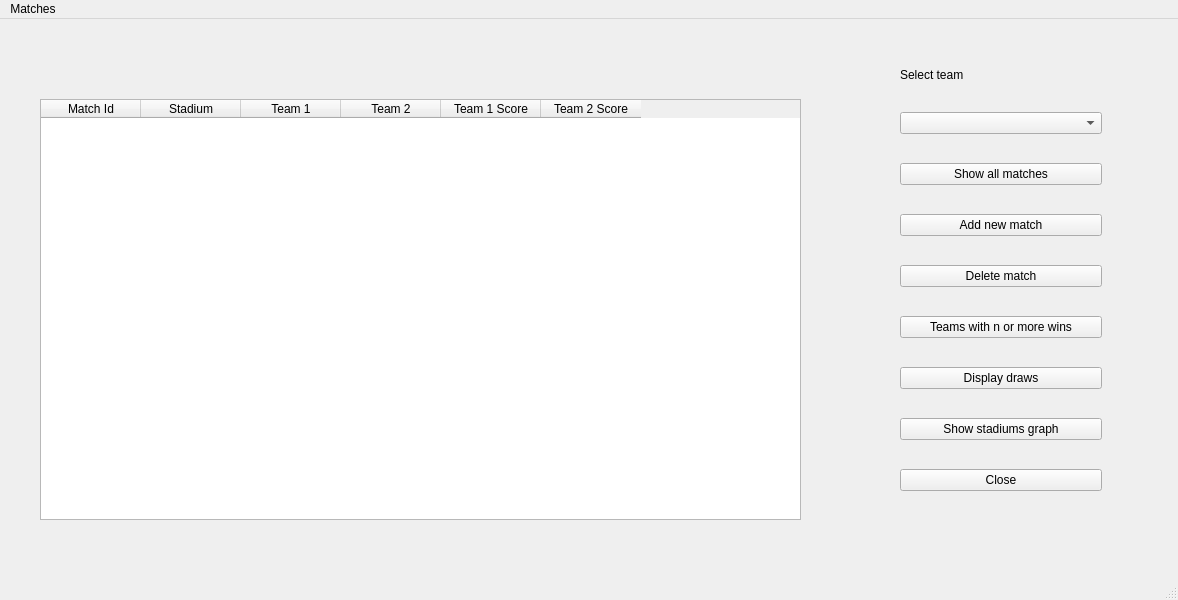
<?xml version="1.0" encoding="UTF-8"?>
<ui version="4.0">
 <class>MainWindow</class>
 <widget class="QMainWindow" name="MainWindow">
  <property name="geometry">
   <rect>
    <x>0</x>
    <y>0</y>
    <width>1178</width>
    <height>600</height>
   </rect>
  </property>
  <property name="windowTitle">
   <string>MainWindow</string>
  </property>
  <widget class="QWidget" name="centralwidget">
   <widget class="QTableWidget" name="tableWidget">
    <property name="geometry">
     <rect>
      <x>40</x>
      <y>80</y>
      <width>761</width>
      <height>421</height>
     </rect>
    </property>
    <column>
     <property name="text">
      <string>Match Id</string>
     </property>
    </column>
    <column>
     <property name="text">
      <string>Stadium</string>
     </property>
    </column>
    <column>
     <property name="text">
      <string>Team 1</string>
     </property>
    </column>
    <column>
     <property name="text">
      <string>Team 2</string>
     </property>
    </column>
    <column>
     <property name="text">
      <string>Team 1 Score</string>
     </property>
    </column>
    <column>
     <property name="text">
      <string>Team 2 Score</string>
     </property>
    </column>
   </widget>
   <widget class="QWidget" name="layoutWidget">
    <property name="geometry">
     <rect>
      <x>900</x>
      <y>70</y>
      <width>202</width>
      <height>431</height>
     </rect>
    </property>
    <layout class="QVBoxLayout" name="verticalLayout">
     <item>
      <widget class="QComboBox" name="comboBox"/>
     </item>
     <item>
      <widget class="QPushButton" name="showAllButton">
       <property name="text">
        <string>Show all matches</string>
       </property>
      </widget>
     </item>
     <item>
      <widget class="QPushButton" name="addNewButton">
       <property name="text">
        <string>Add new match</string>
       </property>
      </widget>
     </item>
     <item>
      <widget class="QPushButton" name="deleteButton">
       <property name="text">
        <string>Delete match</string>
       </property>
      </widget>
     </item>
     <item>
      <widget class="QPushButton" name="winsButton">
       <property name="text">
        <string>Teams with n or more wins</string>
       </property>
      </widget>
     </item>
     <item>
      <widget class="QPushButton" name="drawsButton">
       <property name="text">
        <string>Display draws</string>
       </property>
      </widget>
     </item>
     <item>
      <widget class="QPushButton" name="graphButton">
       <property name="text">
        <string>Show stadiums graph</string>
       </property>
      </widget>
     </item>
     <item>
      <widget class="QPushButton" name="closeButton">
       <property name="text">
        <string>Close</string>
       </property>
      </widget>
     </item>
    </layout>
   </widget>
   <widget class="QLabel" name="label">
    <property name="geometry">
     <rect>
      <x>900</x>
      <y>40</y>
      <width>200</width>
      <height>31</height>
     </rect>
    </property>
    <property name="sizePolicy">
     <sizepolicy hsizetype="Preferred" vsizetype="Minimum">
      <horstretch>0</horstretch>
      <verstretch>0</verstretch>
     </sizepolicy>
    </property>
    <property name="text">
     <string>Select team</string>
    </property>
   </widget>
  </widget>
  <widget class="QMenuBar" name="menubar">
   <property name="geometry">
    <rect>
     <x>0</x>
     <y>0</y>
     <width>1178</width>
     <height>25</height>
    </rect>
   </property>
   <widget class="QMenu" name="menuMatches">
    <property name="title">
     <string>Matches</string>
    </property>
   </widget>
   <addaction name="menuMatches"/>
  </widget>
  <widget class="QStatusBar" name="statusbar"/>
 </widget>
 <resources/>
 <connections/>
</ui>
